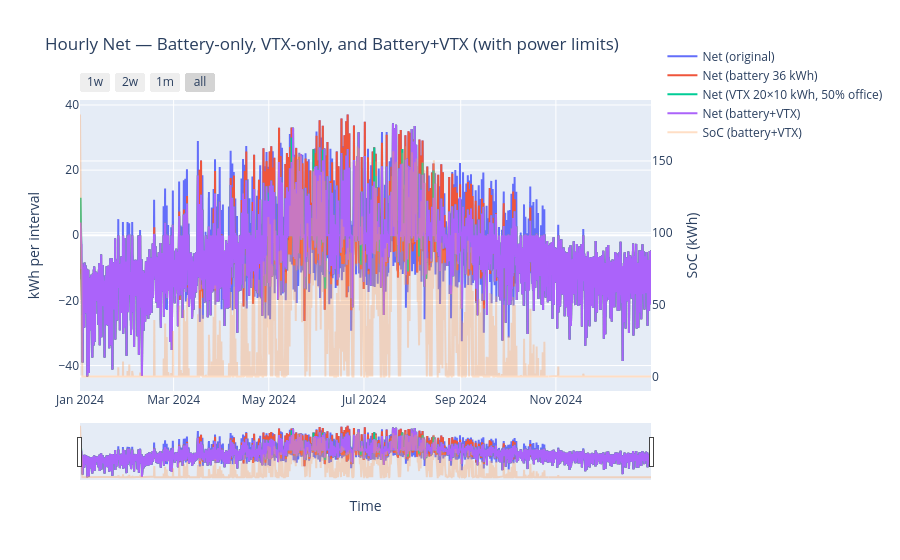

Source (notebook cell):
### Code cell
# Full-year: Battery-only, VTX-only, and Battery+VTX with power limits
# Uses: systems, pd, np, go, TZ

# --- Parameters ---
BATTERY_KWH   = 36.0      # fixed village battery capacity
SOC0_FRAC     = 0.80      # initial SoC as fraction of available capacity
ETA_RT        = 0.90      # round-trip efficiency
N_EV          = 20
EV_LEND_KWH   = 10.0      # per EV lendable capacity
OFFICE_HOURS  = range(8, 17)  # 08:00–16:59 → 50% EV availability
MAX_CHARGE_KW = 10.0      # pack charge limit (kW)
MAX_DISCH_KW  = 10.0      # pack discharge limit (kW)

# 1) Local-naive index + net kWh per interval (+surplus, -deficit)
t = pd.to_datetime(systems.index)
if getattr(t, "tz", None) is not None:
    t = t.tz_convert(TZ).tz_localize(None)
sys_ = systems.copy(); sys_.index = t
net_e = (sys_["Produktion"] - sys_["El kWh"]).rename("net_kWh")

# 2) Interval durations (h) for kW limits
dt = pd.Series(sys_.index).diff().dt.total_seconds().div(3600.0).to_numpy()
if len(dt) > 1 and np.isnan(dt[1]):  # first is NaN
    dt[0] = np.nanmedian(dt[1:])
dt = np.where(np.isnan(dt), np.nanmedian(dt), dt)  # guard any gaps
dt = dt[:len(net_e)]  # align

# 3) EV variable capacity schedule (kWh available each interval)
hours = sys_.index.hour
ev_cap_sched = np.where(np.isin(hours, list(OFFICE_HOURS)),
                        0.5 * N_EV * EV_LEND_KWH,  # 50% office hours
                        1.0 * N_EV * EV_LEND_KWH)  # 100% otherwise
ev_cap_sched = pd.Series(ev_cap_sched, index=sys_.index, name="ev_cap_kWh")

# 4) Simulator with variable capacity and power limits
def simulate_variable_capacity(e_kwh: pd.Series,
                               base_cap_kwh: float,
                               var_cap_kwh: pd.Series | None,
                               soc0_frac: float,
                               eta_rt: float,
                               dt_hours: np.ndarray,
                               max_chg_kw: float | None = None,
                               max_dis_kw: float | None = None):
    """
    e_kwh: net kWh per interval (+ = surplus to store, - = deficit to supply)
    max_*_kw: power caps; if None, unlimited. Applied as energy caps: kW * dt[h].
    Returns: (residual Series, SoC Series)
    """
    eta = np.sqrt(eta_rt)
    idx = e_kwh.index
    e = e_kwh.to_numpy(dtype=float)
    var = (var_cap_kwh.reindex(idx).to_numpy(dtype=float)
           if var_cap_kwh is not None else np.zeros_like(e))
    residual = np.zeros_like(e)
    soc = np.zeros_like(e)

    cap_now = base_cap_kwh + var[0]
    soc_now = soc0_frac * cap_now

    for i, x in enumerate(e):
        cap_now = base_cap_kwh + var[i]
        # enforce capacity drop instantly (e.g., EVs depart)
        if soc_now > cap_now:
            residual[i] += (soc_now - cap_now) / eta
            soc_now = cap_now

        # power limits as per-interval energy caps
        ecap_in  = (max_chg_kw  * dt_hours[i]) if max_chg_kw  is not None else np.inf
        ecap_out = (max_dis_kw  * dt_hours[i]) if max_dis_kw  is not None else np.inf

        if x >= 0.0:
            # surplus → charge (limited by power and capacity)
            room = cap_now - soc_now
            # grid surplus x turns into stored energy x*eta; cap by power: ecap_in stored energy limit is ecap_in
            charge_in = min(x * eta, room, ecap_in)
            spill = x * eta - charge_in
            soc_now += charge_in
            residual[i] += spill / eta
        else:
            # deficit → discharge (limited by power and SoC)
            need = -x
            # what grid can receive this interval: limited by power (ecap_out) and SoC*eta
            deliverable = min(soc_now * eta, need, ecap_out)
            soc_now -= deliverable / eta
            unmet = need - deliverable
            residual[i] -= unmet

        soc[i] = soc_now

    return (pd.Series(residual, index=idx, name="net_after_kWh"),
            pd.Series(soc, index=idx, name="SoC_kWh"))

# 5) Scenarios
# Battery-only
net_batt, soc_batt = simulate_variable_capacity(
    net_e, base_cap_kwh=BATTERY_KWH, var_cap_kwh=None, soc0_frac=SOC0_FRAC,
    eta_rt=ETA_RT, dt_hours=dt, max_chg_kw=MAX_CHARGE_KW, max_dis_kw=MAX_DISCH_KW
)
# VTX-only
net_vtx, soc_vtx = simulate_variable_capacity(
    net_e, base_cap_kwh=0.0, var_cap_kwh=ev_cap_sched, soc0_frac=SOC0_FRAC,
    eta_rt=ETA_RT, dt_hours=dt, max_chg_kw=MAX_CHARGE_KW, max_dis_kw=MAX_DISCH_KW
)
# Battery + VTX
net_both, soc_both = simulate_variable_capacity(
    net_e, base_cap_kwh=BATTERY_KWH, var_cap_kwh=ev_cap_sched, soc0_frac=SOC0_FRAC,
    eta_rt=ETA_RT, dt_hours=dt, max_chg_kw=MAX_CHARGE_KW, max_dis_kw=MAX_DISCH_KW
)

# 6) Plot
fig = go.Figure()
fig.add_scatter(x=net_e.index,    y=net_e.values,   name="Net (original)", mode="lines")
fig.add_scatter(x=net_batt.index, y=net_batt.values, name=f"Net (battery {BATTERY_KWH:.0f} kWh)", mode="lines")
fig.add_scatter(x=net_vtx.index,  y=net_vtx.values,  name=f"Net (VTX {N_EV}×{EV_LEND_KWH:.0f} kWh, 50% office)", mode="lines")
fig.add_scatter(x=net_both.index, y=net_both.values, name=f"Net (battery+VTX)", mode="lines")
fig.add_scatter(x=soc_both.index, y=soc_both.values, name="SoC (battery+VTX)", mode="lines", yaxis="y2", opacity=0.35)

fig.update_layout(
    title="Hourly Net — Battery-only, VTX-only, and Battery+VTX (with power limits)",
    hovermode="x unified",
    xaxis=dict(
        title="Time",
        rangeselector=dict(buttons=[
            dict(count=7,  step="day", label="1w", stepmode="backward"),
            dict(count=14, step="day", label="2w", stepmode="backward"),
            dict(count=1,  step="month", label="1m", stepmode="backward"),
            dict(step="all")
        ]),
        rangeslider=dict(visible=True),
    ),
    yaxis=dict(title="kWh per interval"),
    yaxis2=dict(title="SoC (kWh)", overlaying="y", side="right"),
    legend=dict(
        x=1.02,
        y=1.2,          
        xanchor="left",
        yanchor="top"
    )
)

fig.show()
#fig.write_html("plots/hourly_net_scenarios.html")
# 7) Impact stats
def import_kwh(x): return float(-x[x < 0].sum())
imp0   = import_kwh(net_e)
imp_b  = import_kwh(net_batt)
imp_v  = import_kwh(net_vtx)
imp_bt = import_kwh(net_both)
print(f"Import ↓ battery-only: {(imp0-imp_b):.1f} kWh  ({(1-imp_b/imp0)*100:.1f}%)")
print(f"Import ↓ VTX-only   : {(imp0-imp_v):.1f} kWh  ({(1-imp_v/imp0)*100:.1f}%)")
print(f"Import ↓ BOTH       : {(imp0-imp_bt):.1f} kWh  ({(1-imp_bt/imp0)*100:.1f}%)")

### Figure 1 — Plotly figure (JSON) as saved in the notebook; plotly's stock layout.template omitted (floating-point values rounded to 4 significant figures; data arrays with more than 128 entries replaced by an {"elided": "..."} marker saying what was removed)
{"data": [{"mode": "lines", "name": "Net (original)", "type": "scatter", "x": {"elided": "8783 str values"}, "y": {"elided": "8783 float values"}}, {"mode": "lines", "name": "Net (battery 36 kWh)", "type": "scatter", "x": {"elided": "8783 str values"}, "y": {"elided": "8783 float values"}}, {"mode": "lines", "name": "Net (VTX 20×10 kWh, 50% office)", "type": "scatter", "x": {"elided": "8783 str values"}, "y": {"elided": "8783 float values"}}, {"mode": "lines", "name": "Net (battery+VTX)", "type": "scatter", "x": {"elided": "8783 str values"}, "y": {"elided": "8783 float values"}}, {"mode": "lines", "name": "SoC (battery+VTX)", "opacity": 0.35, "type": "scatter", "x": {"elided": "8783 str values"}, "y": {"elided": "8783 float values"}, "yaxis": "y2"}], "layout": {"hovermode": "x unified", "legend": {"x": 1.02, "xanchor": "left", "y": 1.2, "yanchor": "top"}, "title": {"text": "Hourly Net — Battery-only, VTX-only, and Battery+VTX (with power limits)"}, "xaxis": {"rangeselector": {"buttons": [{"count": 7, "label": "1w", "step": "day", "stepmode": "backward"}, {"count": 14, "label": "2w", "step": "day", "stepmode": "backward"}, {"count": 1, "label": "1m", "step": "month", "stepmode": "backward"}, {"step": "all"}]}, "rangeslider": {"visible": true}, "title": {"text": "Time"}}, "yaxis": {"title": {"text": "kWh per interval"}}, "yaxis2": {"overlaying": "y", "side": "right", "title": {"text": "SoC (kWh)"}}}}
